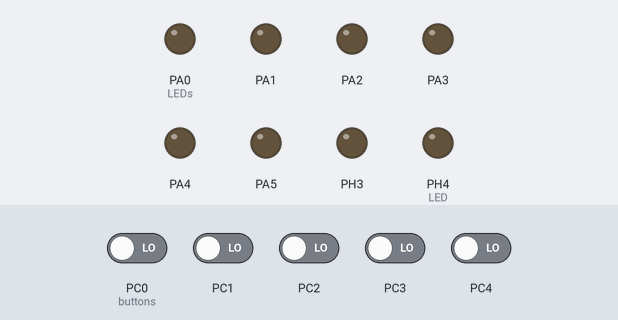
Simulated run of this program. Board: ATmega2560, built with avr-gcc and emulated at 16 MHz. Parts: output pins drawn as LEDs (lit = HIGH). The test bench sets the inputs (shaded band); at power-on: PC0 (buttons), PC1–4 LOW. At 5.3 s the program stops and its outputs stay as they are.

Above: at 1.2 s.
1.3 s: PC2 driven HIGH
At 1.7 s:
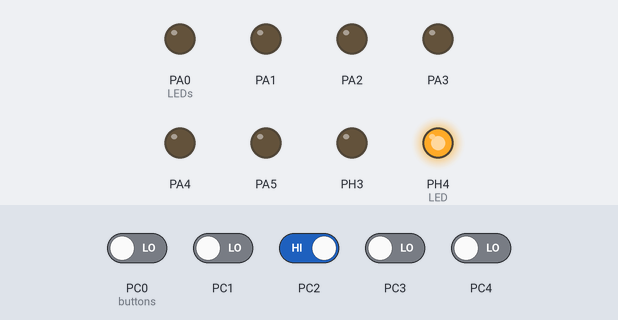
Timing chart, 0 to 4.3 s (numbered marks = the images above; inputs shaded):
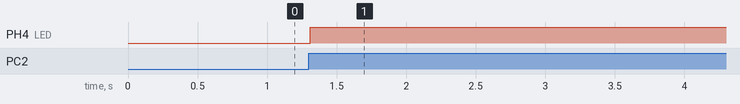

The program:

main.c
```c
/*
 * ex_5_2.c
 *
 * Created: 16.3.2023 8.30.17
 * Author : ainol
 */

#define F_CPU 16000000UL    // Speed of the microprocessor 16MHz
#include <stdlib.h>
#include <stdbool.h>
#include <avr/io.h>
#include <util/delay.h>

int floor_choice(int *current_floor) {
    //
    if (PINC & (1 << PC0)) {
        *current_floor = 1;
        } else if (PINC & (1 << PC1)) {
        *current_floor = 2;
        } else if (PINC & (1 << PC2)) {
        *current_floor = 3;
        } else if (PINC & (1 << PC3)) {
        *current_floor = 4;
        } else if ( (PINC & (1 << PC4)) ) {
        *current_floor = 5;
        } else {
        return 0;
    }
}

int main(void)
{
    // 1 = output, 0 = input -> LED pins output, button pins input
    DDRA |= (1 << PA0) | (1 << PA1) | (1 << PA2) | (1 << PA3) | (1 << PA4) | (1 << PA5); // Floor LEDs
    DDRH |= (1 << PH3) | (1 << PH4); // Door LED | movement LED
    DDRC &= ~(1 << PC0) & ~(1 << PC1) & ~(1 << PC2) & ~(1 << PC3) & ~(1 << PC4); // Floor buttons
    int state = 1;
    int current_floor = 1;
    int next_floor = 1;

    PORTH &= ~(1 << PH3);

    while (1)
    {
        switch(state) {
            case 1:         // Idle state

                if (current_floor == next_floor) {
                    floor_choice(&next_floor);
                    _delay_ms(10);
                } else if ((next_floor < 1) || (next_floor > 5)) {
                    state = 5;
                } else if (next_floor > current_floor) {
                    state = 2;
                } else if (next_floor < current_floor) {
                    state = 3;
                }
                break;
            case 2:         // Going up
                while (next_floor > current_floor) {
                    current_floor ++;
                    PORTH |= (1 << PH4);    // Turn movement LED on
                    _delay_ms(2000);
                }
                break;
            case 3:         // Going down
                break;
            case 4:         // Door open
                break;
            case 5:         // Fault
                break;
            default:
                break;
        }
    }
    return 0;
}
```

Measured:
- after the input at 1.3 s, PH4 (LED): LOW → HIGH at once
